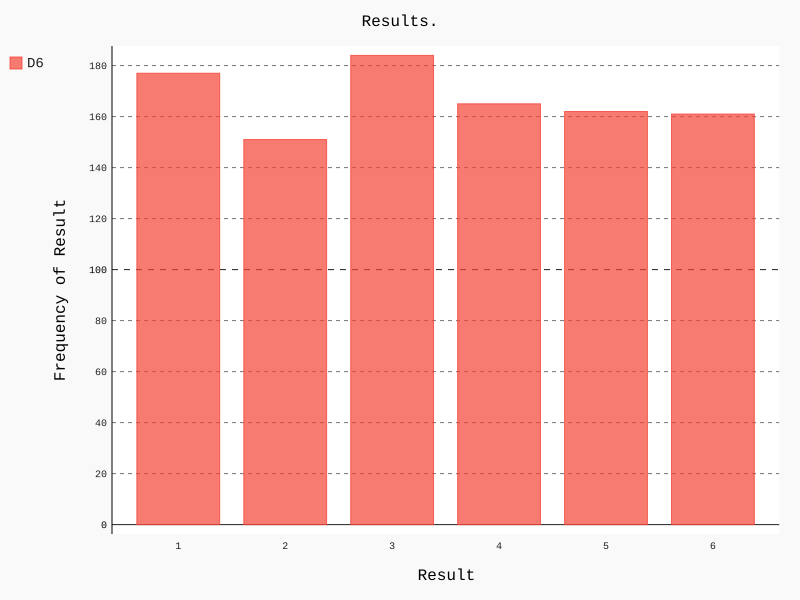

Write the Python code that produced this figure.
from die import Die
import pygal

die = Die()

results = []
for roll_num in range(1000):
    result = die.roll()
    results.append(result)

frequencies = []
for value in range(1, die.num_sides+1):
    frequency = results.count(value)
    frequencies.append(frequency)

hist = pygal.Bar()
hist.title = "Results."
hist.x_labels = ['1', '2', '3', '4', '5', '6']
hist.x_title = "Result"
hist.y_title = "Frequency of Result"
hist.add('D6', frequencies)
hist.render_to_file('die_visual.svg')

print(frequencies)
